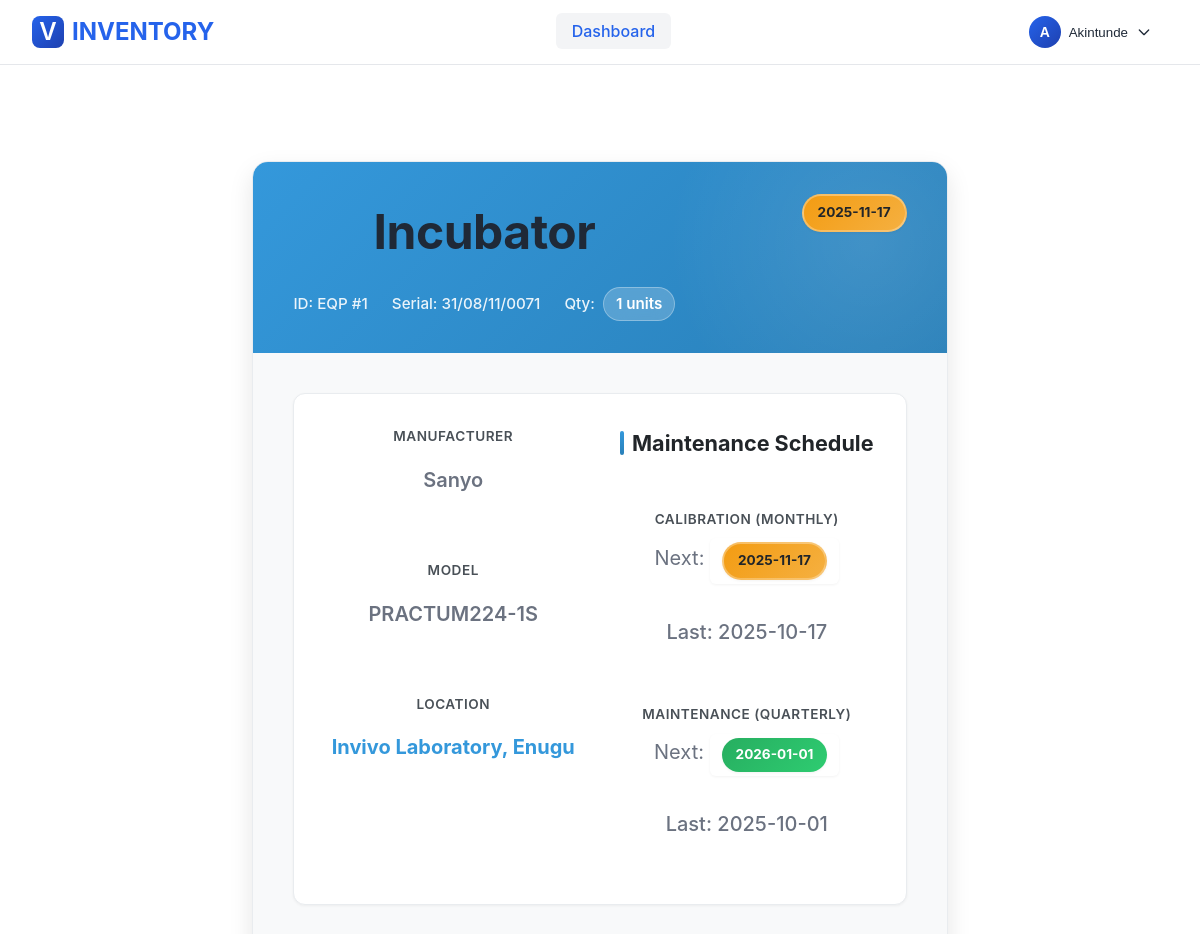
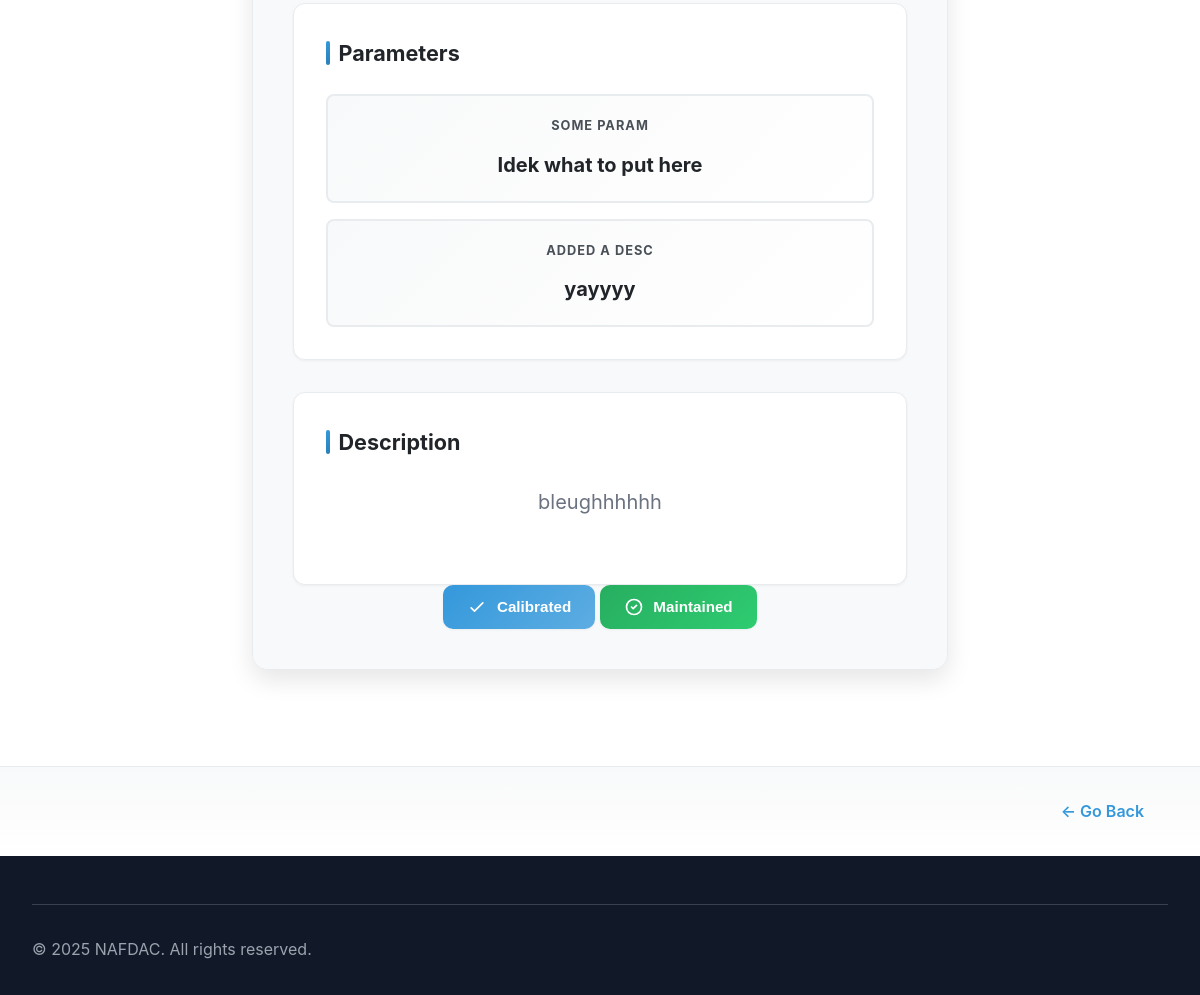
Page /equipments/1 (signed in) on the committed database (2 pictures, top to bottom).
### models.py (models this page shows, shortened)
class Equipment(db.Model):
    id = db.Column(db.Integer, primary_key=True)
    name = db.Column(db.String(150), nullable=False)
    manufacturer = db.Column(db.String(150))
    model = db.Column(db.String(150))
    serial_number = db.Column(db.String(150))
    new_id_number = db.Column(db.String(150), unique=True)
    unit_id = db.Column(db.Integer, db.ForeignKey('unit.id'), nullable=False)
    unit = db.relationship('Unit', backref=db.backref('equipments', lazy=True))
    calibration_frequency = db.Column(db.String(100), default='Annual')
    calibration_date = db.Column(db.Date)
    next_calibration_date = db.Column(db.Date)
    maintenance_frequency = db.Column(db.String(100), default='Annual')
    maintenance_date = db.Column(db.Date)
    next_maintenance_date = db.Column(db.Date)
    description = db.Column(db.String(500))
    quantity = db.Column(db.Integer, default=1)
    created_at = db.Column(db.DateTime, default=datetime.utcnow)
    @property
    def cal_status(self):
        if not self.next_calibration_date:
            return 'Unknown C'
        today = datetime.utcnow().date()
        days_left = (self.next_calibration_date - today).days
        if days_left < 0:
            return 'Over Due'
        elif days_left <= 30:
            return 'Due Soon'
        else:
            return 'OK'
    @property
    def mnt_status(self):
        if not self.next_maintenance_date:
            return 'Unknown M'
        today = datetime.utcnow().date()
        days_left = (self.next_maintenance_date - today).days
        if days_left < 0:
            return 'Over Due'
        elif days_left <= 30:
            return 'Due Soon'
        else:
            return 'OK'

class Unit(db.Model):
    id = db.Column(db.Integer, primary_key=True)
    name = db.Column(db.String(100), nullable=False, unique=False)
    branch_id = db.Column(db.Integer, db.ForeignKey('branch.id'), nullable=False)
    hou_id = db.Column(db.Integer, db.ForeignKey('user.id'))
    hou = db.relationship('User', foreign_keys=[hou_id], backref=db.backref('headed_units', lazy=True))

class Branch(db.Model):
    id = db.Column(db.Integer, primary_key=True)
    name = db.Column(db.String(50), unique=True, nullable=False)
    address = db.Column(db.String(150), nullable=False)
    created_at = db.Column(db.DateTime, default=datetime.utcnow)
    units = db.relationship('Unit', backref='branch', lazy=True)

class EquipmentParameter(db.Model):
    id = db.Column(db.Integer, primary_key=True)
    equipment_id = db.Column(db.Integer, db.ForeignKey('equipment.id'), nullable=False)
    parameter_name = db.Column(db.String(150), nullable=False)
    parameter_value = db.Column(db.String(150), nullable=False)
    equipment = db.relationship('Equipment', backref=db.backref('parameters', lazy=True))

### app.py (the view)
@app.route('/equipments/<int:equipment_id>', methods=['GET'])
@login_required
def equipment_page(equipment_id):
    equipment = Equipment.query.get_or_404(equipment_id)
    return render_template('equipment.html', equipment=equipment)

### app.py (called while the page is built)
@app.before_request
def make_session_permanent():
    session.permanent = True

@login_manager.user_loader
def load_user(user_id):
    return db.session.get(User, int(user_id))

@app.context_processor
def inject_user():
    return dict(user=current_user)

### templates/equipment.html (shortened to what this page needs)
{% extends "base.html" %}
{% block head %}
    <link rel="stylesheet" href="{{ url_for('static', filename='css/equipment.css') }}">
{% endblock %}
{% block content %}
<div class="equipment-card">
    <header class="card-header">
        <div>
            <h1 class="equipment-name">{{ equipment.name }}</h1>
            <div class="equipment-meta">
                <span>ID: EQP #{{ equipment.id }}</span>
                <span>Serial: {{ equipment.serial_number }}</span>
                <span>Qty: <span class="quantity-value">{{ equipment.quantity }} units</span></span>
            </div>
        </div>
        <div id="cal_status_badge"></div>
    </header>
    <main class="card-body">
        <div class="details-grid">
            <div class="info-column">
                <div class="info-item">
                    <span class="info-label">Manufacturer</span>
                    <p class="info-value">{{ equipment.manufacturer }}</p>
                </div>
                <div class="info-item">
                    <span class="info-label">Model</span>
                    <p class="info-value">{{ equipment.model }}</p>
                </div>
                <div class="info-item">
                    <span class="info-label">Location</span>
                    <p class="info-value highlight">{{equipment.unit.name}}, {{ equipment.unit.branch.name }}</p>
                </div>
            </div>
            <div class="maintenance-column">
                <h2 class="section-title">Maintenance Schedule</h2>
                <div class="info-item">
                    <span class="info-label">Calibration ({{ equipment.calibration_frequency }})</span>
                    <p class="cal-info-value">
                        Next: <span class="date-value highlight" id="cal_status_display">{{ equipment.next_calibration_date }}</span>
                    </p>
                    <p class="info-meta">Last: {{ equipment.calibration_date }}</p>
                </div>
                <div class="info-item">
                    <span class="info-label">Maintenance ({{ equipment.maintenance_frequency }})</span>
                    <p class="mnt-info-value">
                        Next: <span class="date-value highlight" id="mnt_status_display">{{ equipment.next_maintenance_date }}</span>
                    </p>
                    <p class="info-meta">Last: {{ equipment.maintenance_date }}</p>
                </div>
            </div>
        </div>
        {% if equipment.parameters %}
        <div class="parameters-section">
            <h2 class="section-title">Parameters</h2>
            <div class="parameters-grid">
                {% for param in equipment.parameters %}
                <div class="parameter-card">
                    <span class="parameter-name">{{ param.parameter_name }}</span>
                    <span class="parameter-value">{{ param.parameter_value }}</span>
                </div>
                {% endfor %}
            </div>
        </div>
        {% endif %}
        {% if equipment.description %}
        <div class="description-section">
            <h2 class="section-title">Description</h2>
            <p class="description-text">{{ equipment.description }}</p>
        </div>
        {% endif %}
    {% if user.roles in ["admin", "hou"] %}
            <button class="action-button action-calibrated" onclick="openCalibrationModal()">
                <svg fill="none" stroke="currentColor" viewBox="0 0 24 24">
                    <path stroke-linecap="round" stroke-linejoin="round" stroke-width="2"
                          d="M5 13l4 4L19 7"></path>
                </svg>
                <span>Calibrated</span>
            </button>
            <button class="action-button action-maintained" onclick="openMaintenanceModal()">
                <svg fill="none" stroke="currentColor" viewBox="0 0 24 24">
                    <path stroke-linecap="round" stroke-linejoin="round" stroke-width="2"
                          d="M9 12l2 2l4-4m6 2a9 9 0 11-18 0a9 9 0 0118 0z"></path>
                </svg>
                <span>Maintained</span>
            </button>
        </div>
    {% endif %}
    </main>
    <footer class="card-footer">
        <a href="{{ request.referrer }}" class="back-link">← Go Back</a>
    </footer>
{% endblock %}

### templates/base.html (shortened to what this page needs)
<!DOCTYPE html>
<html lang="en">
<head>
    <link rel="stylesheet" href="{{ url_for('static', filename='css/base.css') }}">
    {% block head %}{% endblock %}
</head>
<body>
<nav class="navbar">
    <div class="navbar-container">
        <a href="#" class="logo">
            <div class="logo-icon">V</div>
            INVENTORY
        </a>
        <ul class="nav-links">
            <li><a href="/dashboard" class="active">Dashboard</a></li>
        </ul>
        <div class="user-profile">
            <button class="profile-button" onclick="toggleDropdown()">
                <div class="profile-avatar">HI</div>
                <span id="username">John Doe</span>
                <svg class="dropdown-arrow" fill="none" stroke="currentColor" viewBox="0 0 24 24">
                    <path stroke-linecap="round" stroke-linejoin="round" stroke-width="2" d="M19 9l-7 7-7-7"></path>
                </svg>
            </button>
        </div>
    </div>
</nav>
<main class="main-content">
    {% block content %}{% endblock %}
<footer class="footer">
    <div class="footer-container">
        <div class="footer-bottom">
            <p>&copy; 2025 NAFDAC. All rights reserved.</p>
        </div>
    </div>
</footer>
</body>
</html>

### static/css/base.css (style rules this page uses)
:root { --primary-color: #2563eb; --secondary-color: #1e40af; --text-color: #1f2937; --text-light: #6b7280; --background-color: #ffffff; --border-color: #e5e7eb; --hover-bg: #f3f4f6; --dropdown-bg: #ffffff; --dropdown-shadow: rgba(0, 0, 0, 0.1); --footer-bg: #111827; --footer-text: #d1d5db; --footer-text-light: #9ca3af; }
* { margin: 0; padding: 0; box-sizing: border-box; }
body { font-family: -apple-system, BlinkMacSystemFont, 'Segoe UI', Roboto, Oxygen, Ubuntu, Cantarell, sans-serif; line-height: 1.6; color: var(--text-color); min-height: 100vh; display: flex; flex-direction: column; }
.navbar { background-color: var(--background-color); border-bottom: 1px solid var(--border-color); padding: 0 2rem; position: sticky; top: 0; z-index: 1000; backdrop-filter: blur(10px); }
.navbar-container { max-width: 1200px; margin: 0 auto; display: flex; align-items: center; justify-content: space-between; height: 4rem; }
.logo { font-size: 1.5rem; font-weight: 700; color: var(--primary-color); text-decoration: none; display: flex; align-items: center; gap: 0.5rem; }
.logo-icon { width: 2rem; height: 2rem; background: linear-gradient(135deg, var(--primary-color), var(--secondary-color)); border-radius: 0.5rem; display: flex; align-items: center; justify-content: center; color: white; font-weight: 600; }
.nav-links { display: flex; list-style: none; gap: 2rem; align-items: center; }
.nav-links a { text-decoration: none; color: var(--text-color); font-weight: 500; padding: 0.5rem 1rem; border-radius: 0.375rem; transition: all 0.2s ease; position: relative; }
.nav-links a.active { color: var(--primary-color); background-color: var(--hover-bg); }
.user-profile { position: relative; }
.profile-button { display: flex; align-items: center; gap: 0.5rem; padding: 0.5rem 1rem; background: none; border: none; border-radius: 0.5rem; cursor: pointer; transition: all 0.2s ease; color: var(--text-color); }
.profile-avatar { width: 2rem; height: 2rem; border-radius: 50%; background: linear-gradient(135deg, var(--primary-color), var(--secondary-color)); display: flex; align-items: center; justify-content: center; color: white; font-weight: 600; font-size: 0.875rem; }
.dropdown-arrow { width: 1rem; height: 1rem; transition: transform 0.2s ease; }
.main-content { flex: 1; padding: 4rem 2rem; max-width: 1200px; margin: 0 auto; text-align: center; }
.main-content h1 { font-size: 3rem; margin-bottom: 1rem; color: var(--text-color); }
.main-content p { font-size: 1.25rem; color: var(--text-light); margin-bottom: 2rem; }
.footer { background-color: var(--footer-bg); color: var(--footer-text); padding: 3rem 2rem 2rem; margin-top: auto; }
.footer-container { max-width: 1200px; margin: 0 auto; }
.footer-bottom { border-top: 1px solid #374151; padding-top: 2rem; display: flex; justify-content: space-between; align-items: center; color: var(--footer-text-light); }
.footer-bottom p { margin: 0; }

### rows in the picture
Equipment: name "Incubator", id "1", serial_number "31/08/11/0071", quantity "1", manufacturer "Sanyo", model "PRACTUM224-1S", calibration_frequency "MONTHLY", calibration_date "2025-10-17", maintenance_frequency "QUARTERLY", maintenance_date "2025-10-01", description "bleughhhhhh"
Unit: unit.name "Invivo Laboratory"
Branch: unit.branch.name "Enugu"
EquipmentParameter: parameter_name "SOME PARAM", parameter_value "Idek what to put here"
EquipmentParameter: parameter_name "ADDED A DESC", parameter_value "yayyyy"
